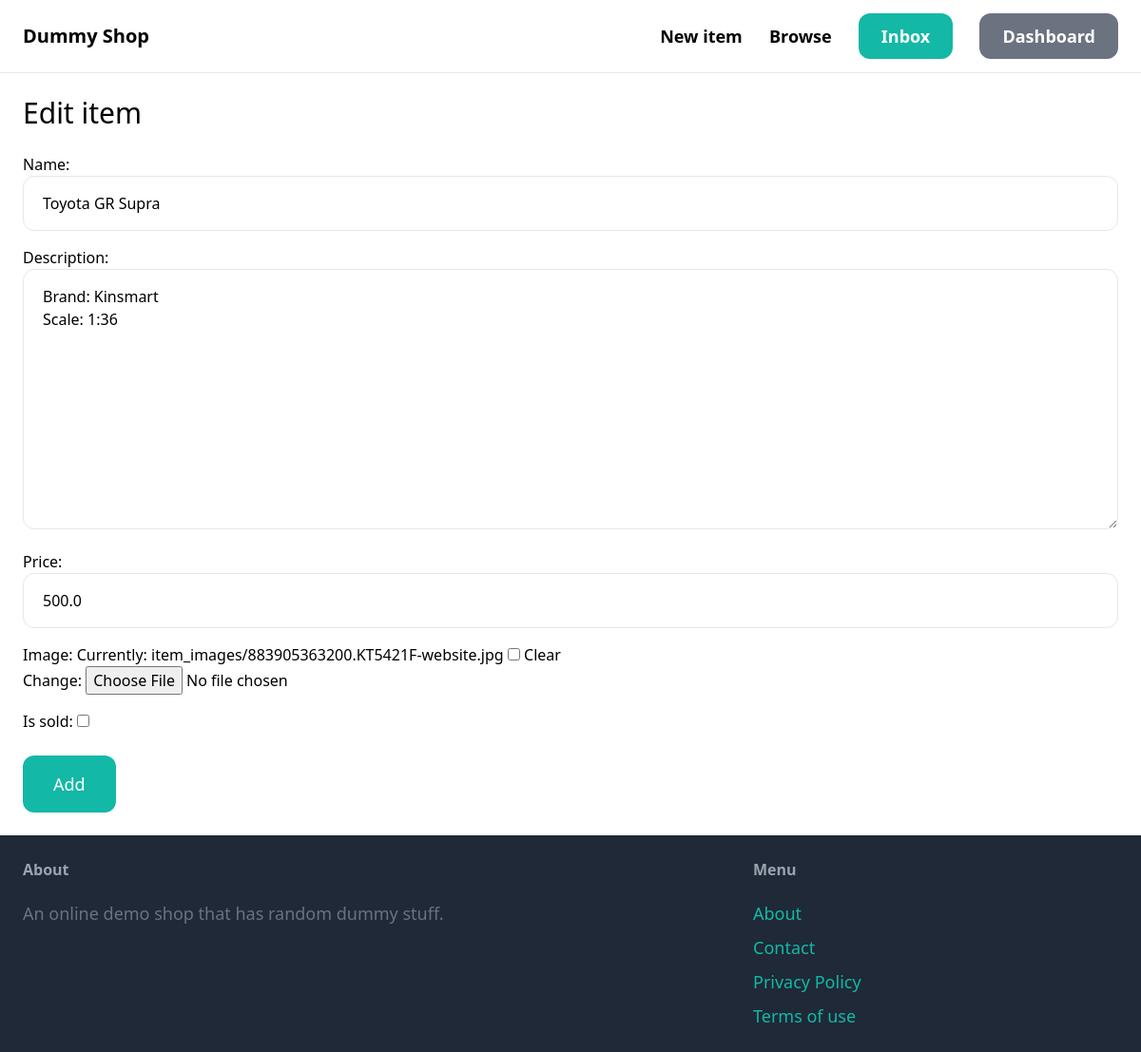
The page /items/1/edit/ (signed in) on the database as committed earlier.
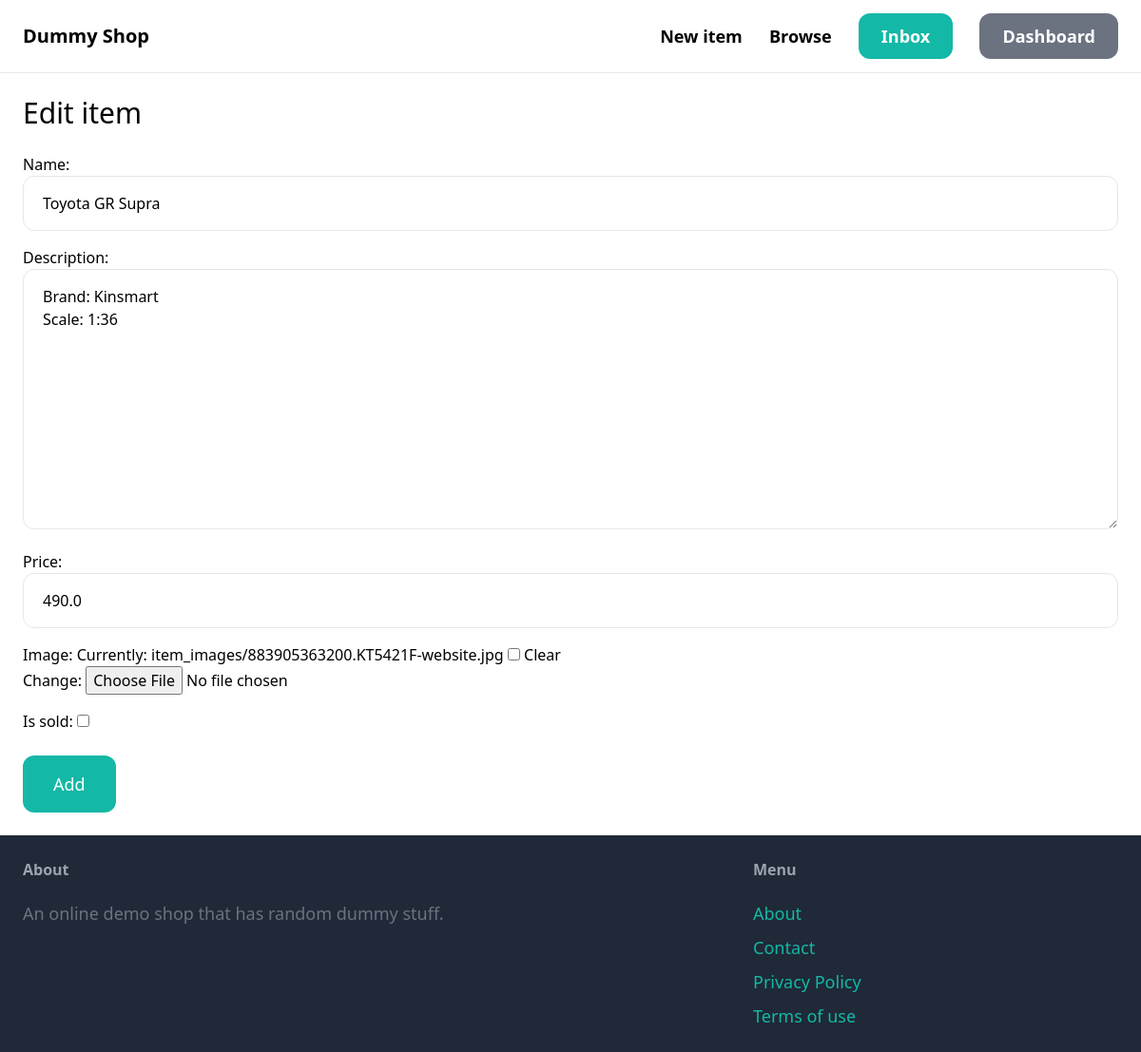
The same page on the database as committed later.
### item/models.py (models this page shows)
class Item(models.Model):
    name = models.TextField()
    category = models.ForeignKey(Category, related_name='items', on_delete=models.CASCADE)
    image = models.ImageField(upload_to='item_images', blank=True, null=True)
    description = models.TextField(blank=True, null=True)
    price = models.FloatField()
    is_sold = models.BooleanField(default=False)
    created_at = models.DateTimeField(auto_now_add=True)
    created_by = models.ForeignKey(User, related_name='items', on_delete=models.CASCADE)

### item/views.py (the view)
# urls.py: path('<int:pk>/edit/', views.edit, name='edit'),
def edit(request, pk):
    item = get_object_or_404(Item, pk=pk, created_by=request.user)
    if request.method == 'POST':
        form = EditItemForm(request.POST, request.FILES, instance=item)
        if form.is_valid():
            item.save()
        return redirect('item:detail', pk=item.id)
    else:
        form = EditItemForm(instance=item)
    return render(request, 'item/form.html', {
        'form': form,
        'title': 'Edit item'
    })

### item/forms.py
class EditItemForm(forms.ModelForm):
    class Meta:
        model = Item
        fields = ('name', 'description', 'price', 'image', 'is_sold')
        widgets = {
            'name': forms.TextInput(attrs={
                'class': INPUT_CLASS
            }),
            'description': forms.Textarea(attrs={
                'class': INPUT_CLASS
            }),
            'price': forms.TextInput(attrs={
                'class': INPUT_CLASS
            }),
            'categoty': forms.FileInput(attrs={
                'class': INPUT_CLASS
            }),
        }

### item/templates/item/form.html (shortened to what this page needs)
{% extends "core/base.html" %}
{% block content %}
<h1 class="mb-6 text-3xl">{{ title }}</h1>
<form method="post" action="." enctype="multipart/form-data">
    <div class="space-y-4">
        {{ form.as_p }}
    </div>
    <button class="mt-6 py-4 px-8 text-lg bg-teal-500 hover:bg-teal-700 rounded-xl text-white">Add</button>
</form>
{% endblock %}

### core/templates/core/base.html (shortened to what this page needs)
<!DOCTYPE html>
{% load static %}
<html lang="en">
<head>
    <script src="https://cdn.tailwindcss.com"></script>
</head>
<body>
    <nav class="py-6 px-6 flex justify-between items-center border-b border-gray-200">
        <a href="./" class="text-xl font-semibold">Dummy Shop</a>
        <div class="space-x-6">
            <a href="{% url 'item:new' %}" class="text-lg font-semibold hover:text-gray-500">New item</a>
            <a href="{% url 'item:items' %}" class="text-lg font-semibold hover:text-gray-500">Browse</a>
            {% if request.user.is_authenticated %}
                <a href="{% url 'conversation:inbox' %}" class="px-6 py-3 text-lg font-semibold bg-teal-500 text-white rounded-xl hover:bg-teal-700">
                    Inbox</a>
                <a href="{% url 'dashboard:index' %}" class="px-6 py-3 text-lg font-semibold bg-gray-500 text-white rounded-xl hover:bg-gray-700">
                    Dashboard</a>
            {% else %}
                <a href="{% url 'core:signup' %}" class="px-6 py-3 text-lg font-semibold bg-teal-500 text-white rounded-xl hover:bg-teal-700">
                    Sign up</a>
                <a href="{% url 'core:login' %}" class="px-6 py-3 text-lg font-semibold bg-gray-500 text-white rounded-xl hover:bg-gray-700">
                    log in</a>
            {% endif %}
        </div>
    </nav>
    <div class="px-6 py-6">
        {% block content%}{% endblock %}
    </div>
    <footer class="py-6 px-6 flex justify-between bg-gray-800">
        <div class="w-2/3 pr-10">
            <h3 class="mb-5 font-semibold text-gray-400">About</h3>
            <p class="text-lg text-gray-500">An online demo shop that has random dummy stuff.</p>
        </div>
        <div class="w-1/3">
            <h3 class="mb-5 font-semibold text-gray-400">Menu</h3>
            <ul class="space-y-2">
                <li><a href="#" class="text-lg text-teal-500 hover:text-teal-700">About</a></li>
                <li><a href="{% url 'core:contact' %}" class="text-lg text-teal-500 hover:text-teal-700">Contact</a></li>
                <li><a href="#" class="text-lg text-teal-500 hover:text-teal-700">Privacy Policy</a></li>
                <li><a href="#" class="text-lg text-teal-500 hover:text-teal-700">Terms of use</a></li>
            </ul>
        </div>
    </footer>
</body>
</html>

Rows that differ between the two databases and show on the page:
changed Item "Toyota GR Supra": price "500.0" → "490.0"
